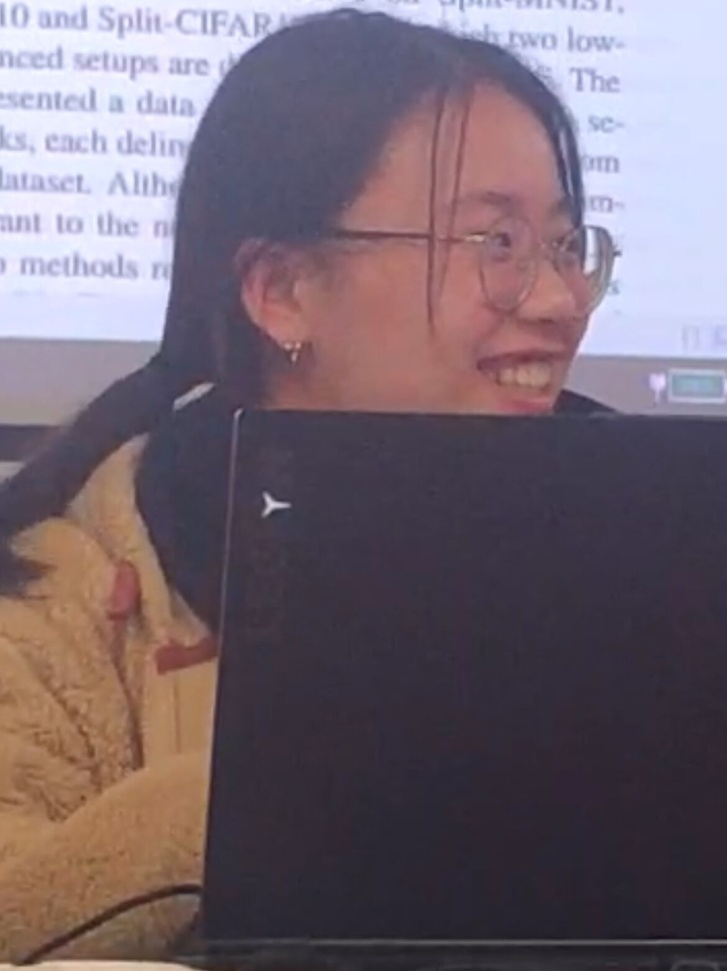
#> input picture img/cqy_smile_dataset/xiao_rong_zhu_jian_can_lan.jpg, 727 x 971 px, shrunk from 1170 x 1563 before the run, found by its file name
$ jupyter execute Gauss.ipynb
#> lines starting #> are read from the running program, lines starting #| are printed output that depends on the picture
[cell 1]
import cv2
import numpy as np

img = cv2.imread('F:\\cqy_smile_dataset\\xiao_rong_zhu_jian_can_lan.jpg')
#> img is the input picture: shape (971, 727, 3); mean B, G, R 112.6, 101.9, 115.4
dst = cv2.GaussianBlur(img,(5,5),sigmaX=1)

cv2.imshow('img',np.hstack((img,dst)))
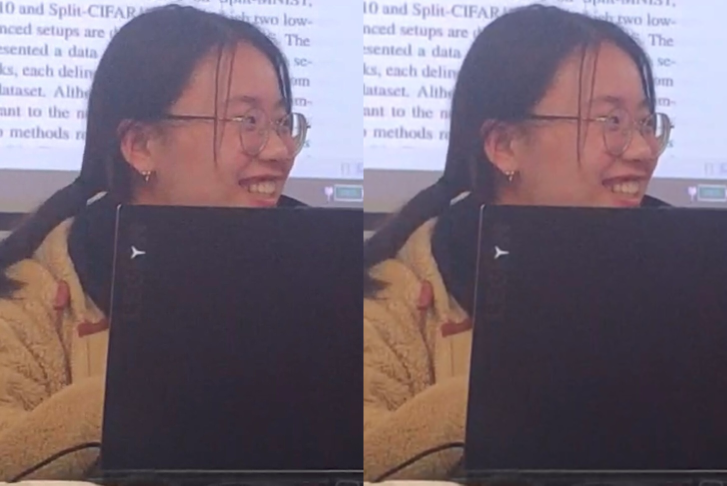
#> window 'img': shape (971, 1454, 3) (shown at 1/2 size); mean B, G, R 112.7, 101.9, 115.4
cv2.waitKey(0)
cv2.destroyAllWindows()
